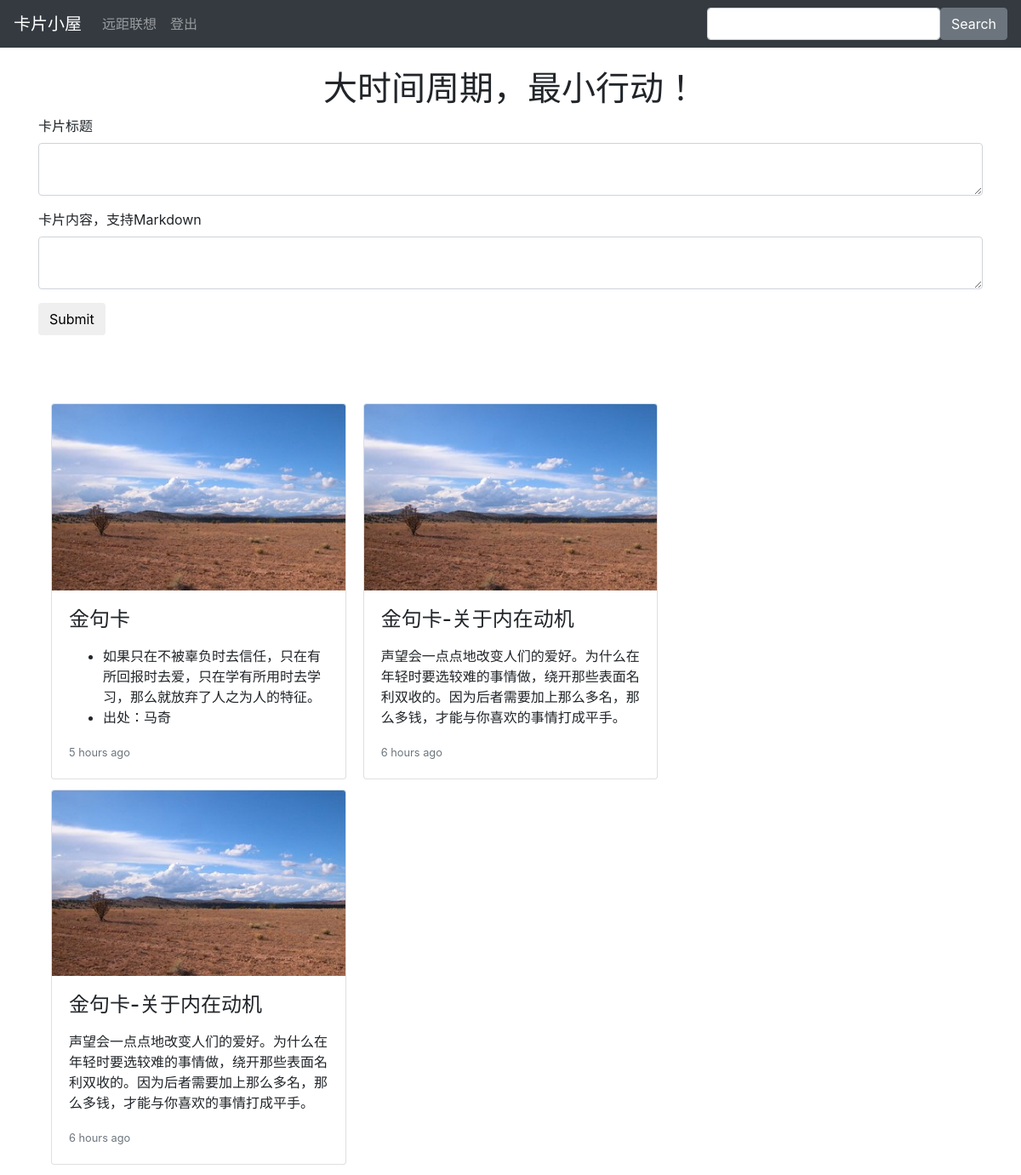
Screenshot of /card (signed in) with the database file from the repository.
### app/models.py (models this page shows, shortened)
class Card(db.Model):
    __tablename__ = 'cards'
    id = db.Column(db.Integer , primary_key = True)
    title = db.Column(db.String(60))
    body = db.Column(db.String(350))
    timestamp = db.Column(db.DateTime, index=True)
    body_html = db.Column(db.Text)
    author_id = db. Column(db.Integer, db.ForeignKey('user.id'))

### app/views.py (the view, shortened to what this page needs)
@app.route('/', methods=['GET', 'POST'])
@app.route('/index', methods=['GET', 'POST'])
@app.route('/new', methods=['GET', 'POST'])
@app.route("/card", methods = ['GET', 'POST'])
@login_required
def card():
    form = CardForm()
    user = current_user._get_current_object()
    cards = Card.query.filter_by(author = user).order_by(Card.timestamp.desc()).limit(8)
    return render_template('index.html', form=form, cards=cards)

### app/forms.py
class CardForm(Form):
    title = TextAreaField("卡片标题", validators=[Required(), Length(1, 20)])
    body = PageDownField('卡片内容，支持Markdown', validators=[Length(1, 420)])
    submit = SubmitField('Submit')

### app/views.py (called while the page is built)
@loginmanager.user_loader
def load_user(id):
    return User.query.get(int(id))

### app/templates/index.html (shortened to what this page needs)
{% extends 'base.html' %}
{% import 'bootstrap/wtf.html' as wtf %}
{% block page_content %}
<div class="page-header text-center">
    <h1> 大时间周期，最小行动！</h1>
</div>
<form class="form form-horizontal" method="post" role="form">
  {{ wtf.form_field(form.title) }}
  {{ wtf.form_field(form.body)}}
  {{ wtf.form_field(form.submit)}}
</form>
<div class="container-fluid" style=
"margin-top:5rem;">
    <div class="card-columns">
       {% for card in cards %}
        <div class="card">
          <img class="card-img-top img-fluid" src="/static/desert-sky-1537792.jpg" alt="Card image cap">
          <div class="card-body">
            <h4 class="card-title">{{card.title}}</h4>
         <p class="card-text">{{ card.body_html | markdown }}</p>
         <p class="card-text"><small class="text-muted">{{ moment(card.timestamp).fromNow()}}</small></p>
       </div>
     </div>
      {% endfor %}
    </div>
</div>
{% endblock %}

### rows the page displays
Card: title "金句卡", body_html "如果只在不被辜负时去信任，只在有所回报时去爱，只在学有所用时去学习，那么就放弃了人之为人的特征。 出处：马奇", timestamp "5 hours ago"
Card: title "金句卡-关于内在动机", body_html "声望会一点点地改变人们的爱好。为什么在年轻时要选较难的事情做，绕开那些表面名利双收的。因为后者需要加上那么多名，那么多钱，才能与你喜欢的事情打成平手。", timestamp "6 hours ago"
Card: title "金句卡-关于内在动机", body_html "声望会一点点地改变人们的爱好。为什么在年轻时要选较难的事情做，绕开那些表面名利双收的。因为后者需要加上那么多名，那么多钱，才能与你喜欢的事情打成平手。", timestamp "6 hours ago"
